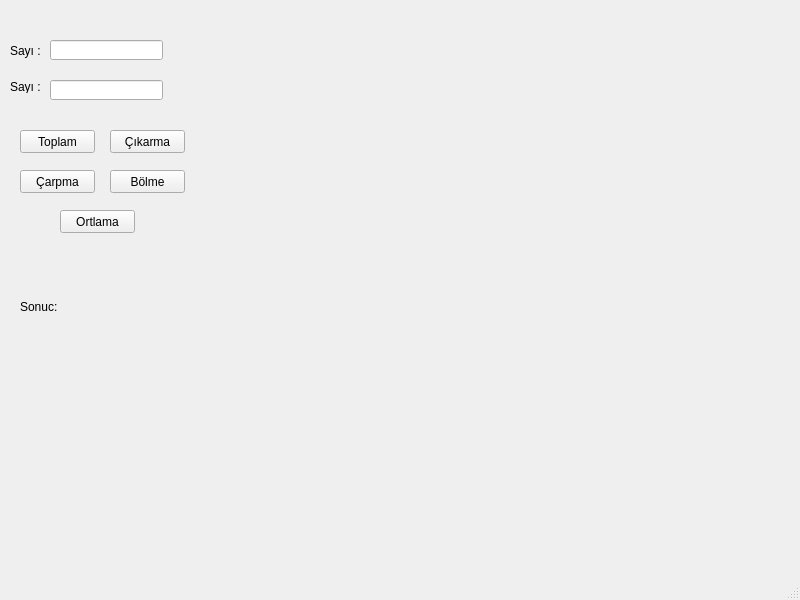
<?xml version="1.0" encoding="UTF-8"?>
<ui version="4.0">
 <class>MainWindow</class>
 <widget class="QMainWindow" name="MainWindow">
  <property name="geometry">
   <rect>
    <x>0</x>
    <y>0</y>
    <width>800</width>
    <height>600</height>
   </rect>
  </property>
  <property name="windowTitle">
   <string>MainWindow</string>
  </property>
  <widget class="QWidget" name="centralwidget">
   <widget class="QLabel" name="txt_sayi1">
    <property name="geometry">
     <rect>
      <x>10</x>
      <y>30</y>
      <width>81</width>
      <height>41</height>
     </rect>
    </property>
    <property name="text">
     <string>Sayı :</string>
    </property>
   </widget>
   <widget class="QLabel" name="txt_sayi2">
    <property name="geometry">
     <rect>
      <x>10</x>
      <y>80</y>
      <width>47</width>
      <height>13</height>
     </rect>
    </property>
    <property name="text">
     <string>Sayı :</string>
    </property>
   </widget>
   <widget class="QLineEdit" name="lineEdit">
    <property name="geometry">
     <rect>
      <x>50</x>
      <y>40</y>
      <width>113</width>
      <height>20</height>
     </rect>
    </property>
   </widget>
   <widget class="QLineEdit" name="lineEdit_2">
    <property name="geometry">
     <rect>
      <x>50</x>
      <y>80</y>
      <width>113</width>
      <height>20</height>
     </rect>
    </property>
   </widget>
   <widget class="QPushButton" name="btn_topla">
    <property name="geometry">
     <rect>
      <x>20</x>
      <y>130</y>
      <width>75</width>
      <height>23</height>
     </rect>
    </property>
    <property name="text">
     <string>Toplam</string>
    </property>
   </widget>
   <widget class="QPushButton" name="btn_cikar">
    <property name="geometry">
     <rect>
      <x>110</x>
      <y>130</y>
      <width>75</width>
      <height>23</height>
     </rect>
    </property>
    <property name="text">
     <string>Çıkarma</string>
    </property>
   </widget>
   <widget class="QPushButton" name="btn_carp">
    <property name="geometry">
     <rect>
      <x>20</x>
      <y>170</y>
      <width>75</width>
      <height>23</height>
     </rect>
    </property>
    <property name="text">
     <string>Çarpma</string>
    </property>
   </widget>
   <widget class="QPushButton" name="btn_bol">
    <property name="geometry">
     <rect>
      <x>110</x>
      <y>170</y>
      <width>75</width>
      <height>23</height>
     </rect>
    </property>
    <property name="text">
     <string>Bölme</string>
    </property>
   </widget>
   <widget class="QPushButton" name="btn_ort">
    <property name="geometry">
     <rect>
      <x>60</x>
      <y>210</y>
      <width>75</width>
      <height>23</height>
     </rect>
    </property>
    <property name="text">
     <string>Ortlama</string>
    </property>
   </widget>
   <widget class="QLabel" name="label">
    <property name="geometry">
     <rect>
      <x>20</x>
      <y>300</y>
      <width>47</width>
      <height>13</height>
     </rect>
    </property>
    <property name="text">
     <string>Sonuc:</string>
    </property>
   </widget>
  </widget>
  <widget class="QMenuBar" name="menubar">
   <property name="geometry">
    <rect>
     <x>0</x>
     <y>0</y>
     <width>800</width>
     <height>21</height>
    </rect>
   </property>
  </widget>
  <widget class="QStatusBar" name="statusbar"/>
 </widget>
 <resources/>
 <connections/>
</ui>
